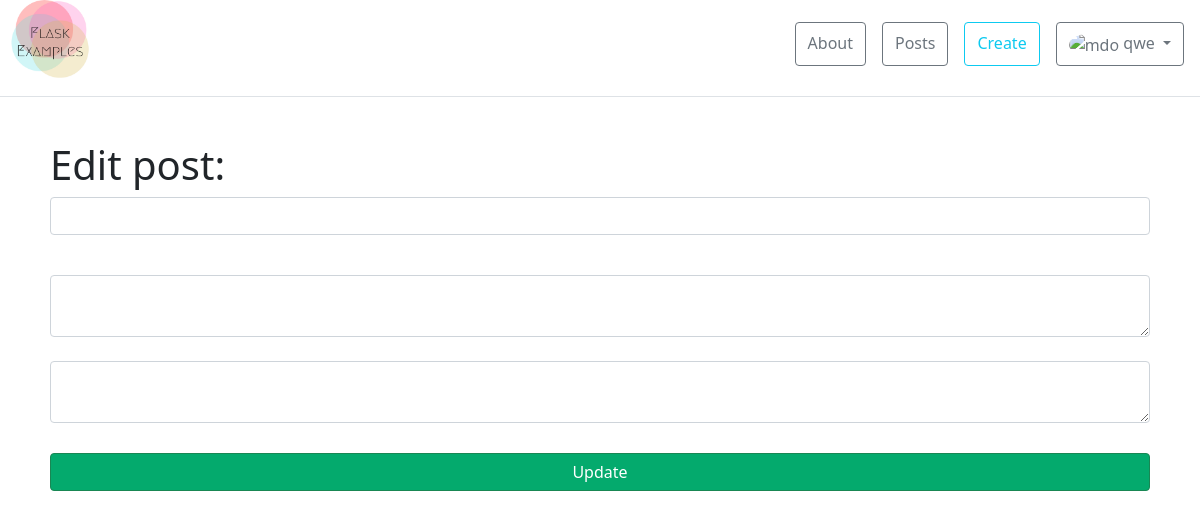
/posts/6/update (signed in), run on an earlier commit of the app's database.
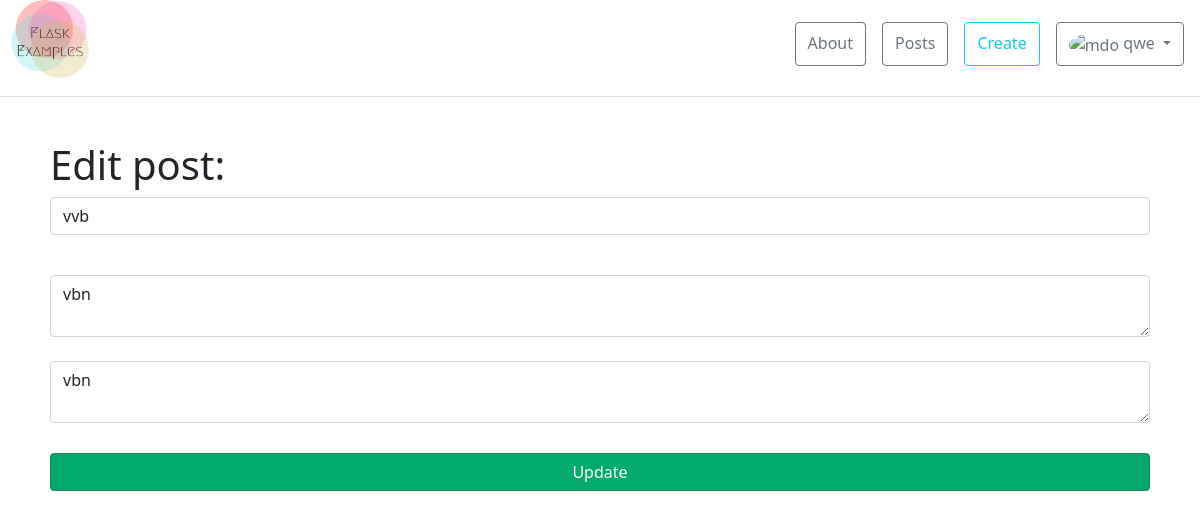
And on a later commit of the database.
### app.py (models this page shows)
class Article(db.Model):
    __tablename__ = "article"
    id = db.Column(db.Integer, primary_key=True)
    title = db.Column(db.String(300), nullable=False)
    intro = db.Column(db.String(300), nullable=False)
    text = db.Column(db.Text, nullable=False)
    date = db.Column(db.DateTime, default=datetime.utcnow)
    author = db.Column(db.String(20), nullable=False)

### app.py (the view)
@app.route('/posts/<int:id>/update', methods=['POST', 'GET'])
@login_required
def update_post(id):
    article = Article.query.get(id)
    if request.method == 'POST':
        article.title = request.form['title']
        article.intro = request.form['intro']
        article.text = request.form['text']
        article.author = current_user.username
        try:
            db.session.commit()
            return redirect('/posts')
        except:
            return 'UPDATE POST ERROR!'
    else:
        return render_template('update_post.html', article=article)

### app.py (called while the page is built)
@login_manager.user_loader
def load_user(user_id):
    return User.query.get(int(user_id))

### templates/update_post.html (shortened to what this page needs)
{% extends 'base.html' %}
{% block body %}
<div class="container">
    <h1>Edit post:</h1>
    <form method="post">
        <input type="text" name="title" id="title" class="form-control" value="{{article.title}}"/>
        <br/>
        <textarea name="intro" id="intro" class="form-control">{{article.intro}}</textarea>
        <br/>
        <textarea name="text" id="text" class="form-control">{{article.text}}</textarea>
        <br/>
        <input type="submit" class="btn btn-success" value="Update">
    </form>
</div>
{% endblock %}

What changed in the data, as far as the page shows it:
added Article: title "vvb", intro "vbn", text "vbn"
